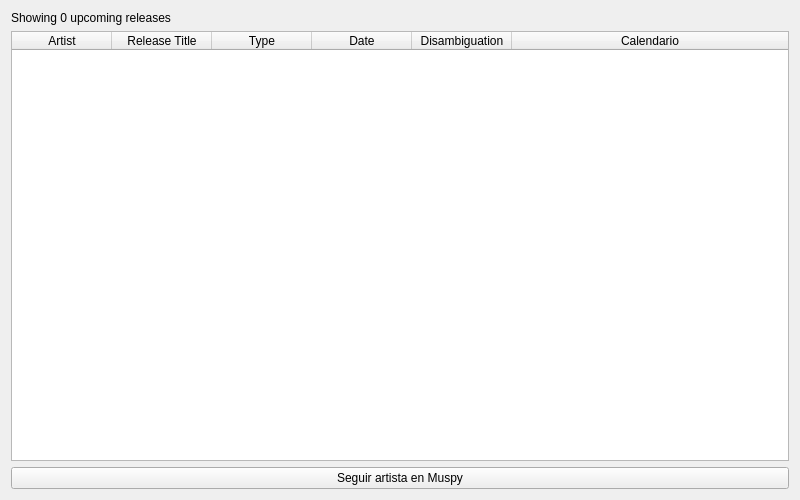
<?xml version="1.0" encoding="UTF-8"?>
<ui version="4.0">
 <class>ReleasesTable</class>
 <widget class="QWidget" name="ReleasesTable">
  <property name="geometry">
   <rect>
    <x>0</x>
    <y>0</y>
    <width>800</width>
    <height>500</height>
   </rect>
  </property>
  <layout class="QVBoxLayout" name="verticalLayout">
   <item>
    <widget class="QLabel" name="count_label">
     <property name="text">
      <string>Showing 0 upcoming releases</string>
     </property>
    </widget>
   </item>
   <item>
    <widget class="QTableWidget" name="table">
     <property name="sortingEnabled">
      <bool>true</bool>
     </property>
     <property name="columnCount">
      <number>6</number>
     </property>
     <attribute name="horizontalHeaderStretchLastSection">
      <bool>true</bool>
     </attribute>
     <column>
      <property name="text">
       <string>Artist</string>
      </property>
     </column>
     <column>
      <property name="text">
       <string>Release Title</string>
      </property>
     </column>
     <column>
      <property name="text">
       <string>Type</string>
      </property>
     </column>
     <column>
      <property name="text">
       <string>Date</string>
      </property>
     </column>
     <column>
      <property name="text">
       <string>Disambiguation</string>
      </property>
     </column>
     <column>
      <property name="text">
       <string>Calendario</string>
      </property>
     </column>
    </widget>
   </item>
   <item>
    <widget class="QPushButton" name="action_add_follow">
     <property name="text">
      <string>Seguir artista en Muspy</string>
     </property>
    </widget>
   </item>
  </layout>
 </widget>
 <resources/>
 <connections/>
</ui>
